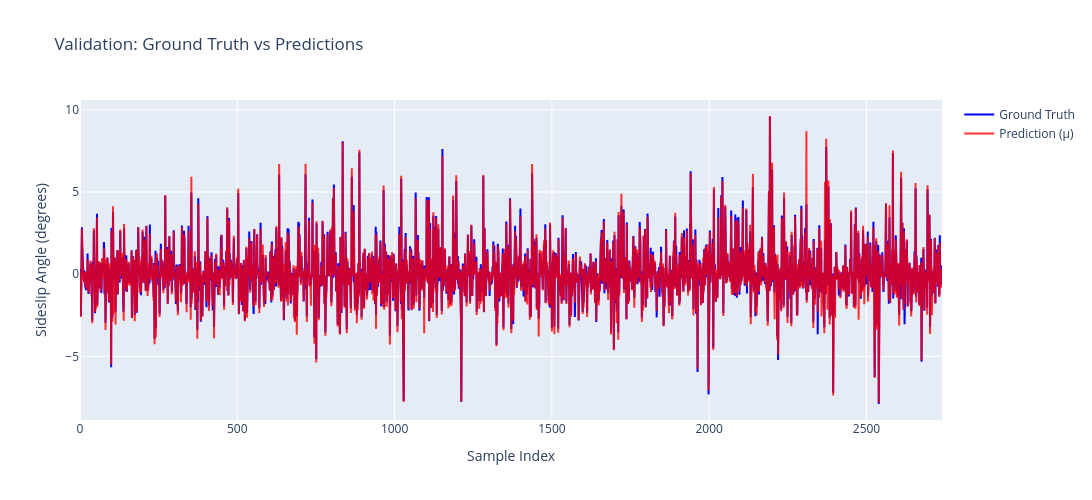

The notebook cell saved with this chart:
### Markdown cell above
## Ground Truth vs Prediction

### Code cell
model.eval()

preds = []
ground_truths = []

with torch.no_grad():
    for X, y, *_ in val_dataloader:   # ignore weights if present
        X = X.to(device)
        y = y.to(device).view(-1, 1)

        mu, _ = model(X)              # 🔹 U-Vote: use mu only

        preds.append(mu.cpu().numpy().reshape(-1))
        ground_truths.append(y.cpu().numpy().reshape(-1))

# concatenate all batches
preds = np.concatenate(preds)
ground_truths = np.concatenate(ground_truths)

print("Validation MAE:", np.mean(np.abs(preds - ground_truths)))

# Plot
fig = go.Figure()
fig.add_trace(
    go.Scatter(
        y=ground_truths,
        mode="lines",
        name="Ground Truth",
        line=dict(color="blue")
    )
)
fig.add_trace(
    go.Scatter(
        y=preds,
        mode="lines",
        name="Prediction (μ)",
        line=dict(color="red"),
        opacity=0.8
    )
)

fig.update_layout(
    title="Validation: Ground Truth vs Predictions",
    xaxis_title="Sample Index",
    yaxis_title="Sideslip Angle (degrees)",
    width=1200,
    height=500
)

fig.show()

### Figure 1 — Plotly figure (JSON) as saved in the notebook; plotly's stock layout.template omitted (floating-point values rounded to 4 significant figures; data arrays with more than 128 entries replaced by an {"elided": "..."} marker saying what was removed)
{"data": [{"line": {"color": "blue"}, "mode": "lines", "name": "Ground Truth", "type": "scatter", "y": {"elided": "2741 float values"}}, {"line": {"color": "red"}, "mode": "lines", "name": "Prediction (μ)", "opacity": 0.8, "type": "scatter", "y": {"elided": "2741 float values"}}], "layout": {"height": 500, "title": {"text": "Validation: Ground Truth vs Predictions"}, "width": 1200, "xaxis": {"title": {"text": "Sample Index"}}, "yaxis": {"title": {"text": "Sideslip Angle (degrees)"}}}}
